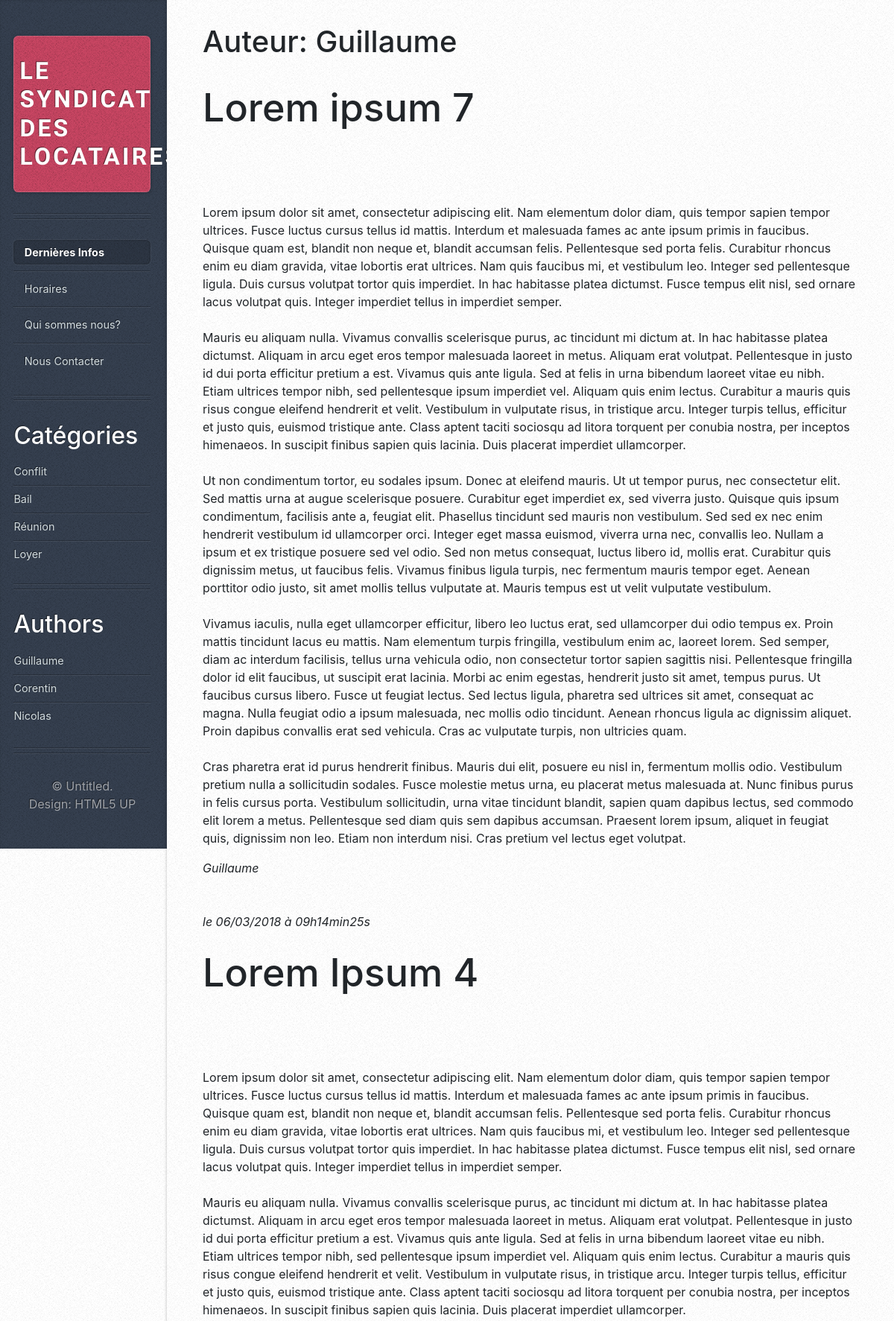
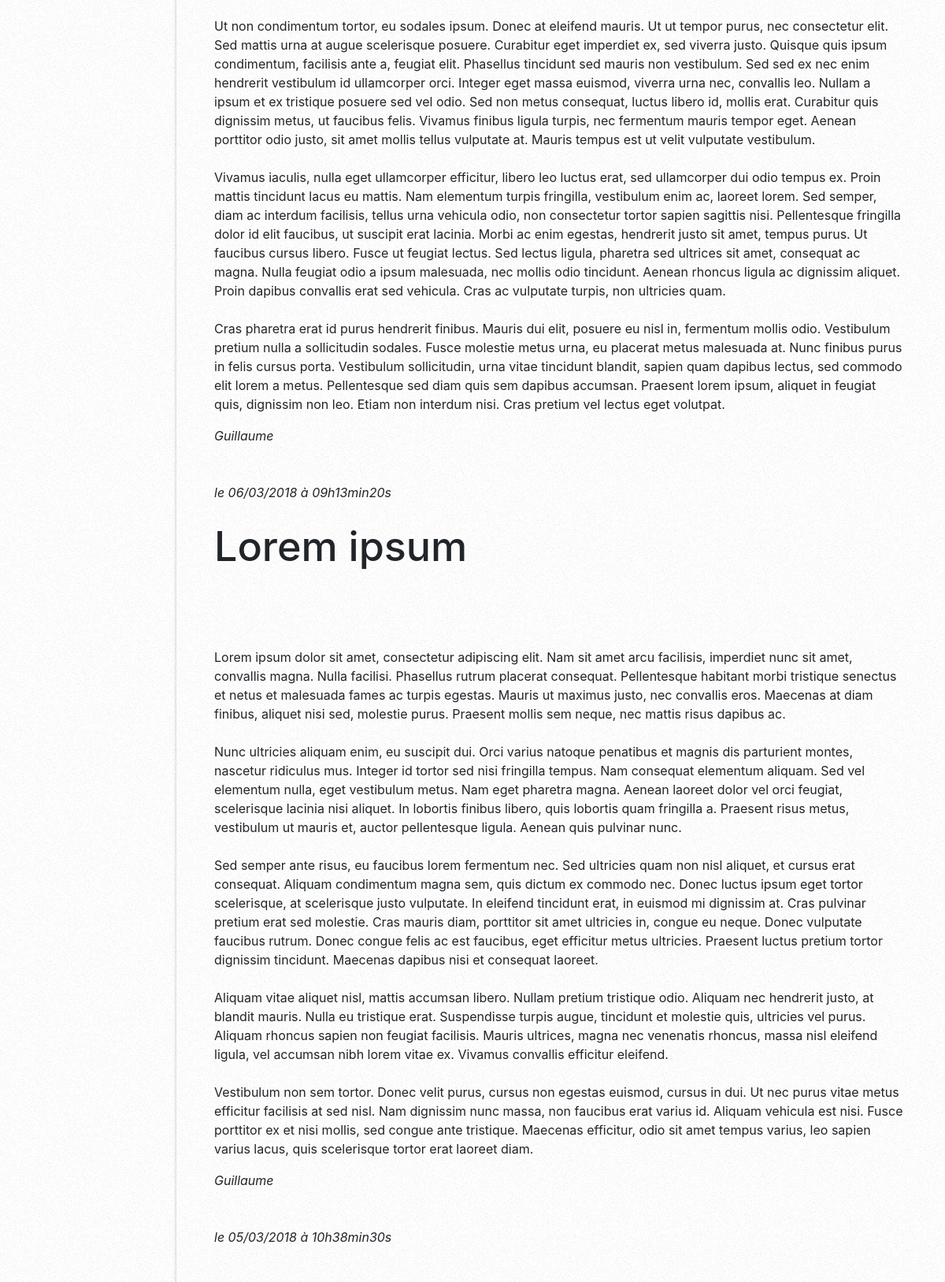
Page /index.php?action=filter&author=Guillaume (upper part) on the committed database (2 pictures, top to bottom).
### tables this page shows
CREATE TABLE `blog` (
  `id_article` int(11) NOT NULL,
  `title` varchar(256) NOT NULL,
  `content` longtext NOT NULL,
  `date_published` timestamp NOT NULL DEFAULT CURRENT_TIMESTAMP ON UPDATE CURRENT_TIMESTAMP,
  `author` varchar(50) NOT NULL
);

CREATE TABLE `categories` (
  `id_category` int(11) NOT NULL,
  `name_category` varchar(50) NOT NULL
);

### controller/frontend.php (called while the page is built, shortened)
<?php
require_once('model/ArticleManager.php');
require_once('model/ArticleFilterManager.php');
function filterByAuthor($authorName){
    $articleManager = new \Becode\Blog\Model\ArticleManager();
    $articles = $articleManager->getArticlesByAuthor($authorName);
    $articleFilterManager = new \Becode\Blog\Model\ArticleFilterManager();
    $categories = $articleFilterManager->getCategories();
    $articleFilterManager = new \Becode\Blog\Model\ArticleFilterManager();
    $authors = $articleFilterManager->getAuthors();
    $articleFilterManager = new \Becode\Blog\Model\ArticleFilterManager();
    $author = $articleFilterManager->getAuthor($authorName);
    require('view/frontend/filteredByAuthArticlesView.php');
}

### model/ArticleFilterManager.php (called while the page is built, shortened)
<?php
class ArticleFilterManager extends Manager{
    public function getCategories(){
        $db = $this->dbConnect();
        $req = $db->query('SELECT id_category, name_category FROM categories');
        return $req;
    }
    public function getAuthors(){
        $db = $this->dbConnect();
        $authors = $db->query('SELECT DISTINCT author FROM blog');
        return $authors;
    }
    public function getAuthor($authorName){
        $db = $this->dbConnect();
        $req = $db->prepare('SELECT author FROM blog WHERE author = ?');
        $req->execute(array($authorName));
        $author = $req->fetch();
        return $author;
    }
}

### model/ArticleManager.php (called while the page is built, shortened)
<?php
class ArticleManager extends Manager{
    public function getArticlesByAuthor($author){
        $db = $this->dbConnect();
        $filteredArticles = $db->prepare('SELECT title, content, author, DATE_FORMAT(date_published, \'%d/%m/%Y à %Hh%imin%ss\') AS date_published FROM blog WHERE author = ? ORDER BY date_published DESC LIMIT 0, 5');
        $filteredArticles->execute(array($author));
        return $filteredArticles;
    }
}

### view/frontend/filteredByAuthArticlesView.php (the view, shortened to what this page needs)
<div id="content">
    <div class="inner">
        <h1>Auteur: <?= ucfirst($author['author']) ?></h1>
<?php
while ($data = $articles->fetch()){
    ?>
    <article class="box post post-excerpt">
        <header>
            <h2><?= htmlspecialchars($data['title']) ?></h2>
        </header>
        <p>
            <?= nl2br(htmlspecialchars($data['content'])) ?><br />
        </p>
        <p><em><?= htmlspecialchars($data['author']) ?></em></p>
    </article>
    <em>le <?= $data['date_published'] ?></em>
    <?php
}
?>
    </div>
</div>
<?php require('template.php'); ?>

### view/frontend/sidebar.php (shortened to what this page needs)
<div id="sidebar">
    <h1 id="logo"><a href="#">LE SYNDICAT DES LOCATAIRES</a></h1>
    <nav id="nav">
        <ul>
            <li class="current"><a href="#">Dernières Infos</a></li>
            <li><a id="horaire">Horaires</a></li>
            <li><a id="quiSommesNous">Qui sommes nous?</a></li>
            <li><a id="nousContacter">Nous Contacter</a></li>
        </ul>
    </nav>
    <section class="box recent-comments">
        <header>
            <h2>Catégories</h2>
        </header>
        <ul>
        <?php
            while ($data = $categories->fetch()){
                ?>
                    <li><a href="index.php?action=filter&category=<?= $data['id_category'] ?>"><?= ucfirst(htmlspecialchars($data['name_category'])) ?></a></li>
                <?php
            }
        ?>
        </ul>
    </section>
    <section class="box recent-comments">
        <header>
            <h2>Authors</h2>
        </header>
        <ul>
        <?php
            while ($data = $authors->fetch()){
                ?>
                    <li><a href="index.php?action=filter&author=<?= $data['author'] ?>"><?= ucfirst(htmlspecialchars($data['author'])) ?></a></li>
                <?php
            }
        ?>
        </ul>
    </section>
    <ul id="copyright">
        <li>&copy; Untitled.</li><li>Design: <a href="http://html5up.net">HTML5 UP</a></li>
    </ul>
</div>

### public/css/style.css (style rules this page uses)
#horaire, #quiSommesNous, #nousContacter { cursor: pointer; }

### rows in the picture
blog: title "Lorem ipsum 7", content "Lorem ipsum dolor sit amet, consectetur adipiscing elit. Nam elementum dolor diam, quis tempor sapien tempor ultrices. Fusce luctus cursus tellus id mattis. Interdum et malesuada fames ac ante ipsum primis in faucibus. Quisque quam est, blandit non neque et, blandit accumsan felis. Pellentesque sed porta felis. Curabitur rhoncus enim eu diam gravida, vitae lobortis erat ultrices. Nam quis faucibus mi, et vestibulum leo. Integer sed pellentesque ligula. Duis cursus volutpat tortor quis imperdiet. In hac habitasse platea dictumst. Fusce tempus elit nisl, sed ornare lacus volutpat quis. Integer imperdiet tellus in imperdiet semper. Mauris eu aliquam nulla. Vivamus convallis scelerisque purus,…", author "Guillaume", date_published "06/03/2018 à 09h14min25s"
blog: title "Lorem Ipsum 4", content "Lorem ipsum dolor sit amet, consectetur adipiscing elit. Nam elementum dolor diam, quis tempor sapien tempor ultrices. Fusce luctus cursus tellus id mattis. Interdum et malesuada fames ac ante ipsum primis in faucibus. Quisque quam est, blandit non neque et, blandit accumsan felis. Pellentesque sed porta felis. Curabitur rhoncus enim eu diam gravida, vitae lobortis erat ultrices. Nam quis faucibus mi, et vestibulum leo. Integer sed pellentesque ligula. Duis cursus volutpat tortor quis imperdiet. In hac habitasse platea dictumst. Fusce tempus elit nisl, sed ornare lacus volutpat quis. Integer imperdiet tellus in imperdiet semper. Mauris eu aliquam nulla. Vivamus convallis scelerisque purus,…", author "Guillaume", date_published "06/03/2018 à 09h13min20s"
blog: title "Lorem ipsum", content "Lorem ipsum dolor sit amet, consectetur adipiscing elit. Nam sit amet arcu facilisis, imperdiet nunc sit amet, convallis magna. Nulla facilisi. Phasellus rutrum placerat consequat. Pellentesque habitant morbi tristique senectus et netus et malesuada fames ac turpis egestas. Mauris ut maximus justo, nec convallis eros. Maecenas at diam finibus, aliquet nisi sed, molestie purus. Praesent mollis sem neque, nec mattis risus dapibus ac. Nunc ultricies aliquam enim, eu suscipit dui. Orci varius natoque penatibus et magnis dis parturient montes, nascetur ridiculus mus. Integer id tortor sed nisi fringilla tempus. Nam consequat elementum aliquam. Sed vel elementum nulla, eget vestibulum metus. Nam…", author "Guillaume", date_published "05/03/2018 à 10h38min30s"
categories: name_category "Conflit"
categories: name_category "Bail"
categories: name_category "Réunion"
categories: name_category "Loyer"

### other values in the picture
$author['author'] "Guillaume"
$data['author'] "Guillaume"
$data['author'] "Corentin"
$data['author'] "Nicolas"
